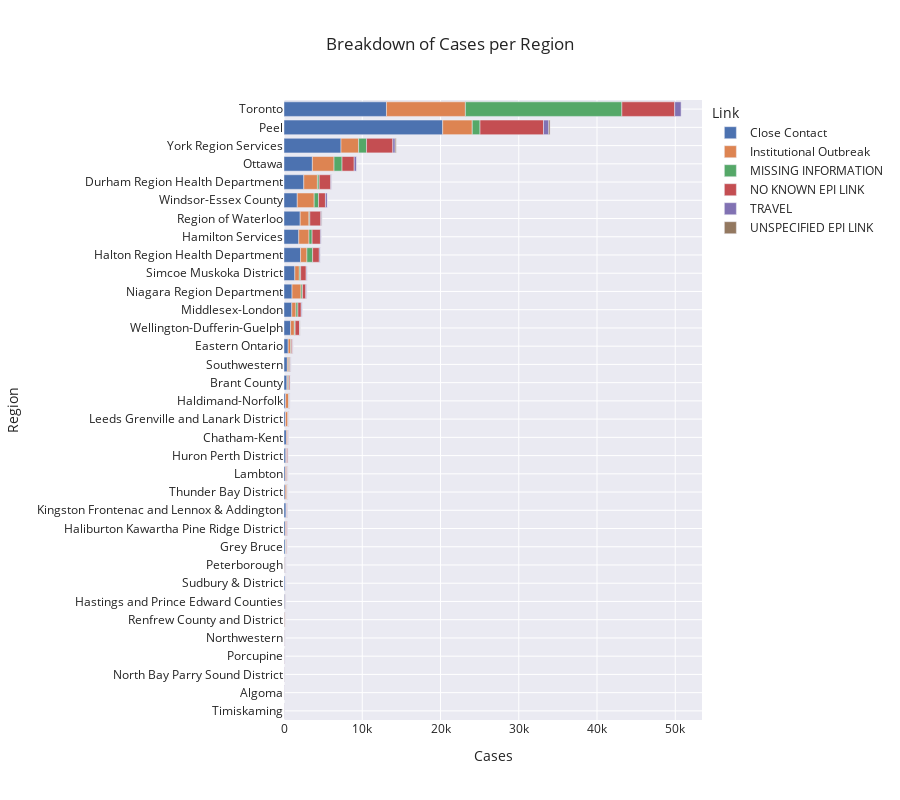

The cell this chart's notebook holds for it:
### Code cell
#hide_input

fig_phucases = px.bar(df_cases,
y='Reporting_PHU',
x='Cases',
color='Acquisition',
orientation='h',
#color_discrete_sequence=px.colors.qualitative.Vivid,
height=800,
title='Breakdown of Cases per Region',
labels={"Total" : "Confirmed Cases", "Reporting_PHU" : "Region", "Acquisition": "Link"},
template='seaborn'
)

fig_phucases.show()

### Figure 1 — Plotly figure (JSON) as saved in the notebook; plotly's stock layout.template omitted (floating-point values rounded to 4 significant figures)
{"data": [{"alignmentgroup": "True", "hovertemplate": "Link=Close Contact<br>Cases=%{x}<br>Region=%{y}<extra></extra>", "legendgroup": "Close Contact", "marker": {"color": "rgb(76,114,176)"}, "name": "Close Contact", "offsetgroup": "Close Contact", "orientation": "h", "showlegend": true, "textposition": "auto", "type": "bar", "x": [14, 20, 49, 50, 41, 78, 110, 143, 90, 175, 184, 258, 154, 181, 235, 309, 192, 203, 374, 428, 533, 842, 997, 1030, 1384, 2119, 1890, 2070, 1696, 2532, 3625, 7286, 20278, 13095], "xaxis": "x", "y": ["Timiskaming", "Algoma", "North Bay Parry Sound District", "Porcupine", "Northwestern", "Renfrew County and District", "Hastings and Prince Edward Counties", "Sudbury & District", "Peterborough", "Grey Bruce", "Haliburton Kawartha Pine Ridge District", "Kingston Frontenac and Lennox & Addington", "Thunder Bay District", "Lambton", "Huron Perth District", "Chatham-Kent", "Leeds Grenville and Lanark District", "Haldimand-Norfolk", "Brant County", "Southwestern", "Eastern Ontario", "Wellington-Dufferin-Guelph", "Middlesex-London", "Niagara Region Department", "Simcoe Muskoka District", "Halton Region Health Department", "Hamilton Services", "Region of Waterloo", "Windsor-Essex County", "Durham Region Health Department", "Ottawa", "York Region Services", "Peel", "Toronto"], "yaxis": "y"}, {"alignmentgroup": "True", "hovertemplate": "Link=Institutional Outbreak<br>Cases=%{x}<br>Region=%{y}<extra></extra>", "legendgroup": "Institutional Outbreak", "marker": {"color": "rgb(221,132,82)"}, "name": "Institutional Outbreak", "offsetgroup": "Institutional Outbreak", "orientation": "h", "showlegend": true, "textposition": "auto", "type": "bar", "x": [8, 7, 15, 19, 23, 89, 63, 33, 53, 54, 123, 92, 223, 133, 119, 178, 316, 390, 133, 181, 331, 480, 534, 1150, 575, 808, 1307, 1117, 2161, 1738, 2770, 2251, 3779, 10085], "xaxis": "x", "y": ["Timiskaming", "Algoma", "North Bay Parry Sound District", "Porcupine", "Northwestern", "Renfrew County and District", "Hastings and Prince Edward Counties", "Sudbury & District", "Peterborough", "Grey Bruce", "Haliburton Kawartha Pine Ridge District", "Kingston Frontenac and Lennox & Addington", "Thunder Bay District", "Lambton", "Huron Perth District", "Chatham-Kent", "Leeds Grenville and Lanark District", "Haldimand-Norfolk", "Brant County", "Southwestern", "Eastern Ontario", "Wellington-Dufferin-Guelph", "Middlesex-London", "Niagara Region Department", "Simcoe Muskoka District", "Halton Region Health Department", "Hamilton Services", "Region of Waterloo", "Windsor-Essex County", "Durham Region Health Department", "Ottawa", "York Region Services", "Peel", "Toronto"], "yaxis": "y"}, {"alignmentgroup": "True", "hovertemplate": "Link=MISSING INFORMATION<br>Cases=%{x}<br>Region=%{y}<extra></extra>", "legendgroup": "MISSING INFORMATION", "marker": {"color": "rgb(85,168,104)"}, "name": "MISSING INFORMATION", "offsetgroup": "MISSING INFORMATION", "orientation": "h", "showlegend": true, "textposition": "auto", "type": "bar", "x": [2, 1, 2, 3, 5, 5, 3, 9, 28, 27, 7, 12, 18, 31, 6, 1, 12, 36, 108, 98, 78, 105, 249, 182, 166, 733, 396, 115, 559, 226, 1023, 1013, 993, 19998], "xaxis": "x", "y": ["Timiskaming", "Algoma", "North Bay Parry Sound District", "Porcupine", "Northwestern", "Renfrew County and District", "Hastings and Prince Edward Counties", "Sudbury & District", "Peterborough", "Grey Bruce", "Haliburton Kawartha Pine Ridge District", "Kingston Frontenac and Lennox & Addington", "Thunder Bay District", "Lambton", "Huron Perth District", "Chatham-Kent", "Leeds Grenville and Lanark District", "Haldimand-Norfolk", "Brant County", "Southwestern", "Eastern Ontario", "Wellington-Dufferin-Guelph", "Middlesex-London", "Niagara Region Department", "Simcoe Muskoka District", "Halton Region Health Department", "Hamilton Services", "Region of Waterloo", "Windsor-Essex County", "Durham Region Health Department", "Ottawa", "York Region Services", "Peel", "Toronto"], "yaxis": "y"}, {"alignmentgroup": "True", "hovertemplate": "Link=NO KNOWN EPI LINK<br>Cases=%{x}<br>Region=%{y}<extra></extra>", "legendgroup": "NO KNOWN EPI LINK", "marker": {"color": "rgb(196,78,82)"}, "name": "NO KNOWN EPI LINK", "offsetgroup": "NO KNOWN EPI LINK", "orientation": "h", "showlegend": true, "textposition": "auto", "type": "bar", "x": [6, 25, 27, 35, 39, 32, 33, 40, 48, 119, 94, 50, 68, 133, 138, 57, 73, 95, 166, 133, 167, 579, 426, 421, 709, 851, 1064, 1400, 880, 1473, 1551, 3358, 8109, 6750], "xaxis": "x", "y": ["Timiskaming", "Algoma", "North Bay Parry Sound District", "Porcupine", "Northwestern", "Renfrew County and District", "Hastings and Prince Edward Counties", "Sudbury & District", "Peterborough", "Grey Bruce", "Haliburton Kawartha Pine Ridge District", "Kingston Frontenac and Lennox & Addington", "Thunder Bay District", "Lambton", "Huron Perth District", "Chatham-Kent", "Leeds Grenville and Lanark District", "Haldimand-Norfolk", "Brant County", "Southwestern", "Eastern Ontario", "Wellington-Dufferin-Guelph", "Middlesex-London", "Niagara Region Department", "Simcoe Muskoka District", "Halton Region Health Department", "Hamilton Services", "Region of Waterloo", "Windsor-Essex County", "Durham Region Health Department", "Ottawa", "York Region Services", "Peel", "Toronto"], "yaxis": "y"}, {"alignmentgroup": "True", "hovertemplate": "Link=TRAVEL<br>Cases=%{x}<br>Region=%{y}<extra></extra>", "legendgroup": "TRAVEL", "marker": {"color": "rgb(129,114,179)"}, "name": "TRAVEL", "offsetgroup": "TRAVEL", "orientation": "h", "showlegend": true, "textposition": "auto", "type": "bar", "x": [10, 11, 12, 26, 6, 28, 24, 38, 19, 30, 35, 20, 15, 18, 31, 36, 24, 31, 43, 50, 48, 114, 130, 108, 145, 133, 120, 251, 127, 325, 299, 677, 816], "xaxis": "x", "y": ["Algoma", "North Bay Parry Sound District", "Porcupine", "Northwestern", "Renfrew County and District", "Hastings and Prince Edward Counties", "Sudbury & District", "Peterborough", "Grey Bruce", "Haliburton Kawartha Pine Ridge District", "Kingston Frontenac and Lennox & Addington", "Thunder Bay District", "Lambton", "Huron Perth District", "Chatham-Kent", "Leeds Grenville and Lanark District", "Haldimand-Norfolk", "Brant County", "Southwestern", "Eastern Ontario", "Wellington-Dufferin-Guelph", "Middlesex-London", "Niagara Region Department", "Simcoe Muskoka District", "Halton Region Health Department", "Hamilton Services", "Region of Waterloo", "Windsor-Essex County", "Durham Region Health Department", "Ottawa", "York Region Services", "Peel", "Toronto"], "yaxis": "y"}, {"alignmentgroup": "True", "hovertemplate": "Link=UNSPECIFIED EPI LINK<br>Cases=%{x}<br>Region=%{y}<extra></extra>", "legendgroup": "UNSPECIFIED EPI LINK", "marker": {"color": "rgb(147,120,96)"}, "name": "UNSPECIFIED EPI LINK", "offsetgroup": "UNSPECIFIED EPI LINK", "orientation": "h", "showlegend": true, "textposition": "auto", "type": "bar", "x": [3, 1, 3, 1, 1, 1, 1, 1, 1, 8, 1, 14, 8, 4, 11, 7, 2, 38, 5, 2, 6, 130, 163], "xaxis": "x", "y": ["Northwestern", "Sudbury & District", "Peterborough", "Grey Bruce", "Thunder Bay District", "Lambton", "Leeds Grenville and Lanark District", "Haldimand-Norfolk", "Brant County", "Southwestern", "Eastern Ontario", "Wellington-Dufferin-Guelph", "Middlesex-London", "Niagara Region Department", "Simcoe Muskoka District", "Halton Region Health Department", "Hamilton Services", "Region of Waterloo", "Windsor-Essex County", "Durham Region Health Department", "Ottawa", "York Region Services", "Peel"], "yaxis": "y"}], "layout": {"barmode": "relative", "height": 800, "legend": {"title": {"text": "Link"}, "tracegroupgap": 0}, "title": {"text": "Breakdown of Cases per Region"}, "xaxis": {"anchor": "y", "domain": [0, 1], "title": {"text": "Cases"}}, "yaxis": {"anchor": "x", "domain": [0, 1], "title": {"text": "Region"}}}}
